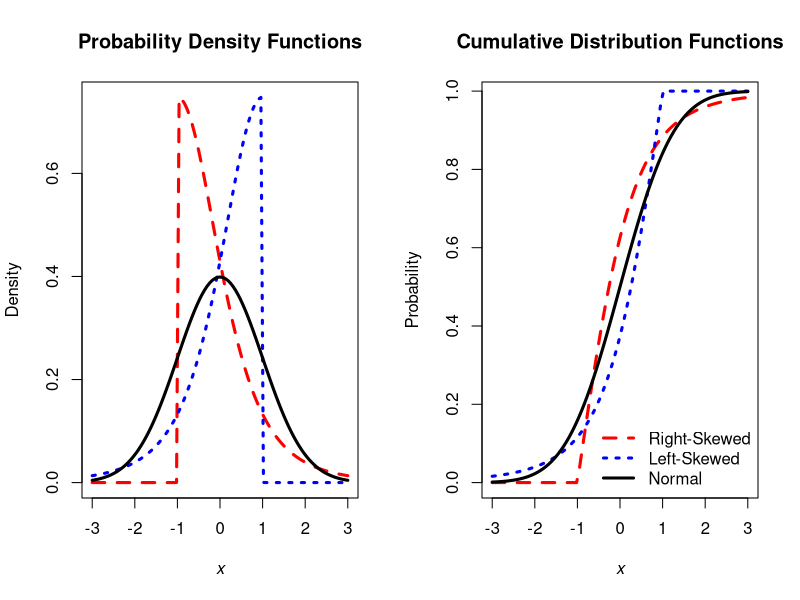

Here is the R script that generated this plot:
library(fGarch) # v 4033.92
png(filename="~/Desktop/Figure B.1.png", width=3800, height=1500, res=300)
par(mfrow=c(1,2))

curve(dsstd(x, mean=0, sd=1, nu=4, xi=20), -3, 3,
      lty=2, lwd=3, col="red", xlab=expression(italic(x)), ylab="Density", main="Probability Density Functions")
curve(dsstd(x, mean=0, sd=1, nu=4, xi=1/20),
      lty=3, lwd=3, col="blue", add=T)
curve(dnorm, lwd=3, add=T)

curve(psstd(x, mean=0, sd=1, nu=4, xi=20), -3, 3,
      lty=2, lwd=3, col="red", xlab=expression(italic(x)), ylab="Probability", main="Cumulative Distribution Functions")
curve(psstd(x, mean=0, sd=1, nu=4, xi=1/20),
      lty=3, lwd=3, col="blue", add=T)
curve(pnorm, lwd=3, add=T)
legend("bottomright",c("Right-Skewed","Left-Skewed","Normal"), 
       col=c("red","blue","black"), lty=c(2,3,1), lwd=3, bty="n")
dev.off()
